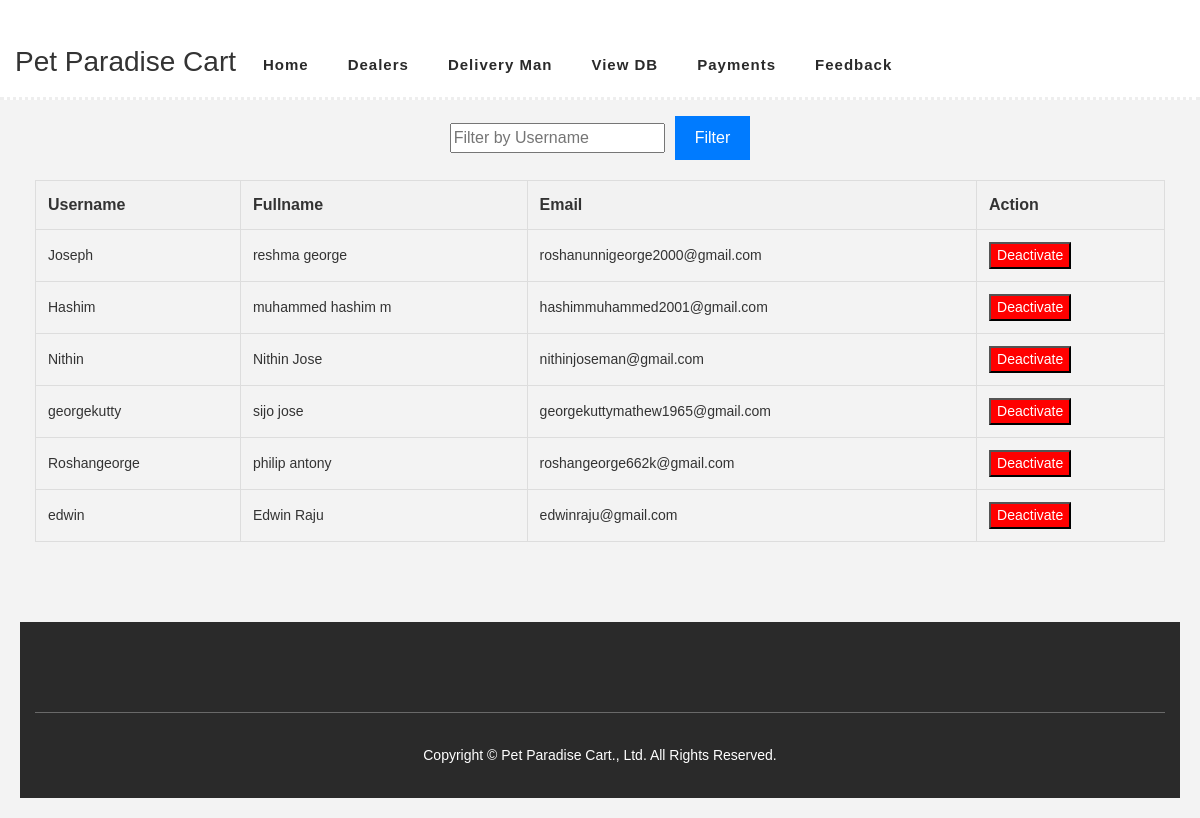
Page /admin_dashboard/customers.html on the earlier database version.
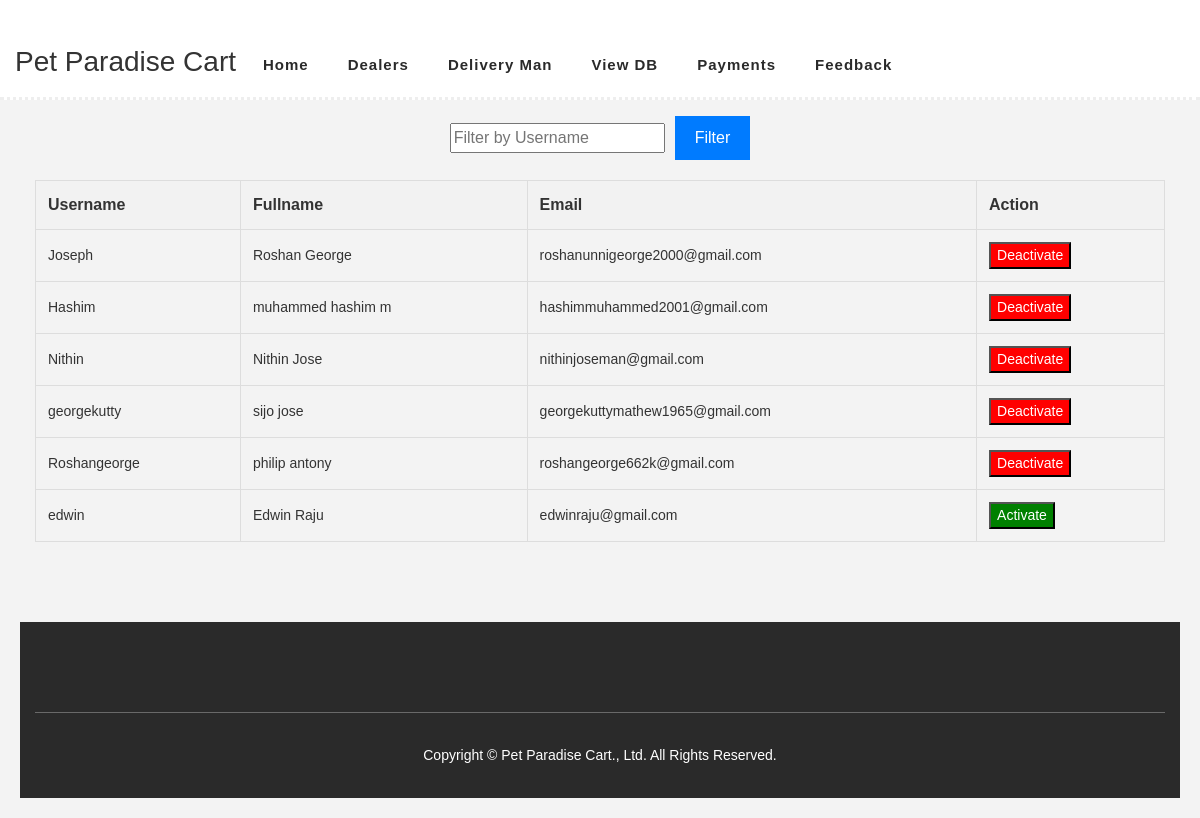
Same page on the later database version.
### aapmapp/models.py (models this page shows, shortened)
class dealer(AbstractUser):
    email = models.EmailField(unique=True)
    fullname = models.TextField(max_length=100, default="")
    role = models.TextField(max_length=100, default="")

### aapmapp/views.py (the view)
# urls.py: path('admin_dashboard/customers.html', views.customers,name='customers'),
@never_cache
def customers(request):
    customers = dealer.objects.all()  # You can adjust this queryset based on your requirements
    customers = dealer.objects.filter(role='customer')  # Filter by role 'customer'
    context = {
        'customers': customers,  # Use a meaningful name like 'customers' for the filtered queryset
    }
    return render(request, 'customers.html', context)

### aapmapp/templates/customers.html (shortened to what this page needs)
{% load static %}
<!DOCTYPE html>
<html lang="en">
<head>
    <link rel="stylesheet" type="text/css" href="{% static 'aapmapp/css/bootstrap.min.css' %}">
    <link rel="stylesheet" type="text/css" href="{% static 'aapmapp/css/font-awesome.css' %}">
    <link rel="stylesheet" type="text/css" href="{% static 'aapmapp/css/project.css' %}">
    <link rel="stylesheet" type="text/css" href="{% static 'aapmapp/css/owl-carousel.css' %}">
    <link rel="stylesheet" type="text/css" href="{% static 'aapmapp/css/lightbox.css' %}">
</head>
<body>
<header class="header-area header-sticky">
    <div class="container">
        <div class="row">
            <div class="col-12">
                <nav class="main-nav">
                    <ul class="nav">
                        <h3>Pet Paradise Cart</h3>
                        <li class="scroll-to-section"><a href="{% url 'admin_dashboard' %}">home</a></li>
                        <li class="scroll-to-section"><a href="{% url 'dealers' %}">Dealers</a></li>
                        <li class="scroll-to-section"><a href="{% url 'deliveryman_list' %}">Delivery Man</a></li>
                        <li class="scroll-to-section"><a href="{% url 'adminviewitem' %}">View DB</a></li>
                        <li class="scroll-to-section"><a href="{% url 'payment_details' %}">Payments</a></li>
                        <li class="scroll-to-section"><a href="{% url 'Dealer_feedback' %}">Feedback</a></li>
                    </ul>
                </nav>
            </div>
        </div>
    </div>
</header><br><br><br><br>
 <form method="GET" id="filterForm">
    <input type="text" name="username_filter" id="username_filter" placeholder="Filter by Username">
    <button type="button" id="filterButton">Filter</button>
</form>
<div class="container">
    <table id="userTable">
        <thead>
            <tr>
                <th>Username</th>
                <th>Fullname</th>
                <th>Email</th>
                <th>Action</th>
            </tr>
        </thead>
        <tbody>
            {% for customer in customers %}
            <tr>
                <td>{{ customer.username }}</td>
                <td>{{ customer.fullname }}</td>
                <td>{{ customer.email }}</td>
                <td>
                    {% if customer.is_active %}
                    <form method="post" action="{% url 'deactivate_customer' customer.id %}">
                        <button type="submit" style="background-color: red; color: white;">Deactivate</button>
                    </form>
                    {% else %}
                    <form method="post" action="{% url 'activate_customer' customer.id %}">
                        <button type="submit" style="background-color: green; color: white;">Activate</button>
                    </form>
                    {% endif %}
                </td>
            </tr>
            {% empty %}
            <tr>
                <td colspan="5">No customers available.</td>
            </tr>
            {% endfor %}
        </tbody>
    </table>
</div>
<footer>
    <div class="col-lg-12">
        <div class="under-footer">
            <p>Copyright © Pet Paradise Cart., Ltd. All Rights Reserved.</p>
        </div>
    </div>
</footer>
</body>
</html>

Differences in the rows shown:
changed dealer "Joseph": fullname "reshma george" → "Roshan George"
changed dealer "edwin": is_active "Deactivate" → "Activate"
